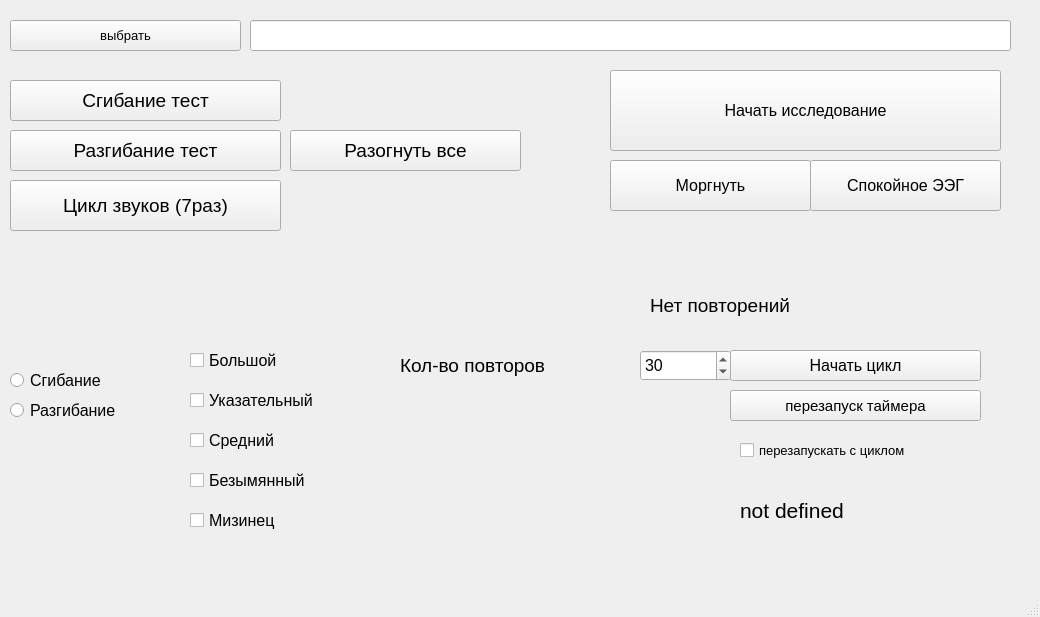
<?xml version="1.0" encoding="UTF-8"?>
<ui version="4.0">
 <class>MainWindow</class>
 <widget class="QMainWindow" name="MainWindow">
  <property name="geometry">
   <rect>
    <x>0</x>
    <y>0</y>
    <width>1040</width>
    <height>617</height>
   </rect>
  </property>
  <property name="font">
   <font>
    <pointsize>14</pointsize>
   </font>
  </property>
  <property name="windowTitle">
   <string>BrainForce-recording</string>
  </property>
  <widget class="QWidget" name="centralwidget">
   <widget class="QPushButton" name="pushButton">
    <property name="geometry">
     <rect>
      <x>610</x>
      <y>70</y>
      <width>391</width>
      <height>81</height>
     </rect>
    </property>
    <property name="font">
     <font>
      <pointsize>12</pointsize>
     </font>
    </property>
    <property name="text">
     <string>Начать исследование</string>
    </property>
   </widget>
   <widget class="QSpinBox" name="spinBox">
    <property name="geometry">
     <rect>
      <x>640</x>
      <y>350</y>
      <width>91</width>
      <height>31</height>
     </rect>
    </property>
    <property name="font">
     <font>
      <pointsize>12</pointsize>
     </font>
    </property>
    <property name="value">
     <number>30</number>
    </property>
   </widget>
   <widget class="QLabel" name="label_2">
    <property name="geometry">
     <rect>
      <x>400</x>
      <y>350</y>
      <width>241</width>
      <height>31</height>
     </rect>
    </property>
    <property name="font">
     <font>
      <pointsize>14</pointsize>
     </font>
    </property>
    <property name="text">
     <string>Кол-во повторов</string>
    </property>
   </widget>
   <widget class="QPushButton" name="pushButton_2">
    <property name="geometry">
     <rect>
      <x>730</x>
      <y>350</y>
      <width>251</width>
      <height>31</height>
     </rect>
    </property>
    <property name="font">
     <font>
      <pointsize>12</pointsize>
     </font>
    </property>
    <property name="text">
     <string>Начать цикл</string>
    </property>
   </widget>
   <widget class="QLineEdit" name="lineEdit">
    <property name="geometry">
     <rect>
      <x>250</x>
      <y>20</y>
      <width>761</width>
      <height>31</height>
     </rect>
    </property>
   </widget>
   <widget class="QPushButton" name="pushButton_3">
    <property name="geometry">
     <rect>
      <x>10</x>
      <y>20</y>
      <width>231</width>
      <height>31</height>
     </rect>
    </property>
    <property name="font">
     <font>
      <pointsize>10</pointsize>
     </font>
    </property>
    <property name="text">
     <string>выбрать</string>
    </property>
   </widget>
   <widget class="QRadioButton" name="radioButton">
    <property name="geometry">
     <rect>
      <x>10</x>
      <y>370</y>
      <width>171</width>
      <height>20</height>
     </rect>
    </property>
    <property name="font">
     <font>
      <pointsize>12</pointsize>
     </font>
    </property>
    <property name="text">
     <string>Сгибание</string>
    </property>
    <attribute name="buttonGroup">
     <string notr="true">buttonGroup</string>
    </attribute>
   </widget>
   <widget class="QRadioButton" name="radioButton_2">
    <property name="geometry">
     <rect>
      <x>10</x>
      <y>400</y>
      <width>171</width>
      <height>20</height>
     </rect>
    </property>
    <property name="font">
     <font>
      <pointsize>12</pointsize>
     </font>
    </property>
    <property name="text">
     <string>Разгибание</string>
    </property>
    <attribute name="buttonGroup">
     <string notr="true">buttonGroup</string>
    </attribute>
   </widget>
   <widget class="QCheckBox" name="checkBox">
    <property name="geometry">
     <rect>
      <x>190</x>
      <y>350</y>
      <width>161</width>
      <height>20</height>
     </rect>
    </property>
    <property name="font">
     <font>
      <pointsize>12</pointsize>
     </font>
    </property>
    <property name="text">
     <string>Большой</string>
    </property>
   </widget>
   <widget class="QCheckBox" name="checkBox_2">
    <property name="geometry">
     <rect>
      <x>190</x>
      <y>390</y>
      <width>191</width>
      <height>20</height>
     </rect>
    </property>
    <property name="font">
     <font>
      <pointsize>12</pointsize>
     </font>
    </property>
    <property name="text">
     <string>Указательный</string>
    </property>
   </widget>
   <widget class="QCheckBox" name="checkBox_3">
    <property name="geometry">
     <rect>
      <x>190</x>
      <y>430</y>
      <width>191</width>
      <height>20</height>
     </rect>
    </property>
    <property name="font">
     <font>
      <pointsize>12</pointsize>
     </font>
    </property>
    <property name="text">
     <string>Средний</string>
    </property>
   </widget>
   <widget class="QCheckBox" name="checkBox_4">
    <property name="geometry">
     <rect>
      <x>190</x>
      <y>470</y>
      <width>181</width>
      <height>20</height>
     </rect>
    </property>
    <property name="font">
     <font>
      <pointsize>12</pointsize>
     </font>
    </property>
    <property name="text">
     <string>Безымянный</string>
    </property>
   </widget>
   <widget class="QCheckBox" name="checkBox_5">
    <property name="geometry">
     <rect>
      <x>190</x>
      <y>510</y>
      <width>181</width>
      <height>20</height>
     </rect>
    </property>
    <property name="font">
     <font>
      <pointsize>12</pointsize>
     </font>
    </property>
    <property name="text">
     <string>Мизинец</string>
    </property>
   </widget>
   <widget class="QLabel" name="label_3">
    <property name="geometry">
     <rect>
      <x>740</x>
      <y>490</y>
      <width>171</width>
      <height>41</height>
     </rect>
    </property>
    <property name="font">
     <font>
      <pointsize>16</pointsize>
     </font>
    </property>
    <property name="text">
     <string>not defined</string>
    </property>
   </widget>
   <widget class="QPushButton" name="pushButton_4">
    <property name="geometry">
     <rect>
      <x>730</x>
      <y>390</y>
      <width>251</width>
      <height>31</height>
     </rect>
    </property>
    <property name="font">
     <font>
      <pointsize>11</pointsize>
     </font>
    </property>
    <property name="text">
     <string>перезапуск таймера</string>
    </property>
   </widget>
   <widget class="QCheckBox" name="checkBox_6">
    <property name="geometry">
     <rect>
      <x>740</x>
      <y>430</y>
      <width>241</width>
      <height>41</height>
     </rect>
    </property>
    <property name="font">
     <font>
      <pointsize>10</pointsize>
     </font>
    </property>
    <property name="text">
     <string>перезапускать с циклом</string>
    </property>
   </widget>
   <widget class="QLabel" name="label">
    <property name="geometry">
     <rect>
      <x>650</x>
      <y>290</y>
      <width>371</width>
      <height>31</height>
     </rect>
    </property>
    <property name="text">
     <string>Нет повторений</string>
    </property>
   </widget>
   <widget class="QPushButton" name="pushButton_5">
    <property name="geometry">
     <rect>
      <x>610</x>
      <y>160</y>
      <width>201</width>
      <height>51</height>
     </rect>
    </property>
    <property name="font">
     <font>
      <pointsize>12</pointsize>
     </font>
    </property>
    <property name="text">
     <string>Моргнуть</string>
    </property>
   </widget>
   <widget class="QPushButton" name="pushButton_6">
    <property name="geometry">
     <rect>
      <x>810</x>
      <y>160</y>
      <width>191</width>
      <height>51</height>
     </rect>
    </property>
    <property name="font">
     <font>
      <pointsize>12</pointsize>
     </font>
    </property>
    <property name="text">
     <string>Спокойное ЭЭГ</string>
    </property>
   </widget>
   <widget class="QPushButton" name="pushButton_7">
    <property name="geometry">
     <rect>
      <x>10</x>
      <y>80</y>
      <width>271</width>
      <height>41</height>
     </rect>
    </property>
    <property name="text">
     <string>Сгибание тест</string>
    </property>
   </widget>
   <widget class="QPushButton" name="pushButton_8">
    <property name="geometry">
     <rect>
      <x>10</x>
      <y>130</y>
      <width>271</width>
      <height>41</height>
     </rect>
    </property>
    <property name="text">
     <string>Разгибание тест</string>
    </property>
   </widget>
   <widget class="QPushButton" name="pushButton_9">
    <property name="geometry">
     <rect>
      <x>10</x>
      <y>180</y>
      <width>271</width>
      <height>51</height>
     </rect>
    </property>
    <property name="text">
     <string>Цикл звуков (7раз)</string>
    </property>
   </widget>
   <widget class="QPushButton" name="pushButton_10">
    <property name="geometry">
     <rect>
      <x>290</x>
      <y>130</y>
      <width>231</width>
      <height>41</height>
     </rect>
    </property>
    <property name="text">
     <string>Разогнуть все</string>
    </property>
   </widget>
  </widget>
  <widget class="QMenuBar" name="menubar">
   <property name="geometry">
    <rect>
     <x>0</x>
     <y>0</y>
     <width>1040</width>
     <height>22</height>
    </rect>
   </property>
  </widget>
  <widget class="QStatusBar" name="statusbar"/>
 </widget>
 <resources/>
 <connections/>
 <buttongroups>
  <buttongroup name="buttonGroup"/>
 </buttongroups>
</ui>
